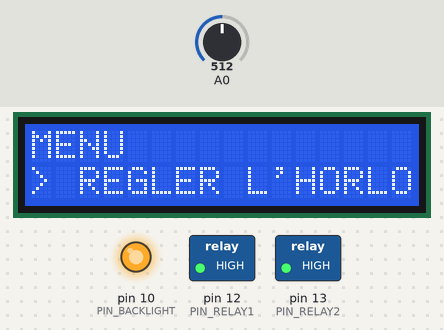
Simulated run of this sketch. Board: Arduino Uno, built with avr-gcc and run on an emulated ATmega328P. Parts: 16×2 character LCD, switched loads named in the sketch (green lamp = pin HIGH), output pins drawn as LEDs (lit = HIGH). The inputs (shaded band) are chosen by the test bench; at power-on: A0 = 512. The local clock reads 2024-03-15 10:24:30 at power-on unless the sketch sets it; what the sketch prints to the serial monitor is not drawn.

Above: at 1.2 s.
1.3 s: A0 set to 458
4.3 s: A0 set to 438
At 5.3 s:
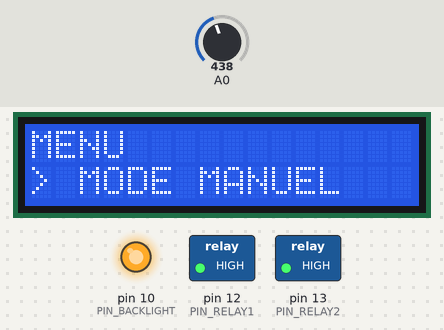
6.9 s: A0 set to 262
8.4 s: A0 set to 239
At 8.62 s:
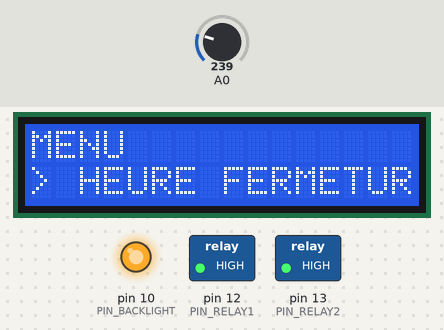
11.0 s: A0 set to 260
At 11.17 s:
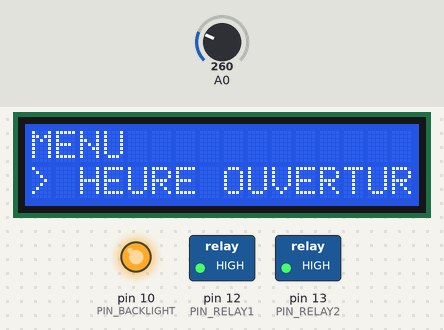
Timing chart, 0 to 14.0 s (numbered marks = the images above; inputs shaded):
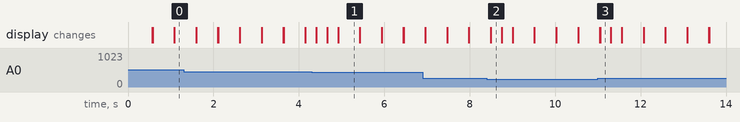

The sketch:

PoultryDoor.ino
```cpp
#include <RTClib.h>
#include <Wire.h>
#include <LiquidCrystal.h>
#include <LCDKeypad.h>


#define PIN_BACKLIGHT 10

#define PIN_RELAY1 12
#define PIN_RELAY2 13

#define btnRIGHT  0
#define btnUP     1
#define btnDOWN   2
#define btnLEFT   3
#define btnSELECT 4
#define btnNONE   5


#define STATE_IDLE 0
#define STATE_HOME 1
#define STATE_MENU 2
#define STATE_MANUAL 3
#define STATE_CLOSE_TIME 4
#define STATE_OPEN_TIME 5
#define STATE_OPENING 11
#define STATE_CLOSING 12


#define IDLE_TIMEOUT 30000

int idle_timeout = IDLE_TIMEOUT;

int lcd_key     = 0;
int adc_key_in  = 0;


LCDKeypad lcd;
RTC_DS1307 rtc;
int buttonState = 0;
boolean open = true;
int currentState = STATE_HOME;
int currentMenuItem = 0;

void display_date() {

    lcd.setCursor(5,0);
    DateTime now = rtc.now();

    if ( now.day() < 10 ) {
      lcd.print("0");
    }
    lcd.print(now.day(), DEC);
    lcd.print('/');
    if ( now.month() < 10 ) {
      lcd.print("0");
    }
    lcd.print(now.month(), DEC);
    lcd.print(' ');
    if ( now.hour() < 10 ) {
      lcd.print("0");
    }
    lcd.print(now.hour(), DEC);
    lcd.print(':');
    if ( now.minute() < 10 ) {
      lcd.print("0");
    }
    lcd.print(now.minute(), DEC);
}


int read_LCD_buttons(){               // read the buttons
    adc_key_in = analogRead(0);       // read the value from the sensor

    // my buttons when read are centered at these valies: 0, 144, 329, 504, 741
    // we add approx 50 to those values and check to see if we are close
    // We make this the 1st option for speed reasons since it will be the most likely result

    if (adc_key_in > 1000) return btnNONE;

    // For V1.1 us this threshold
    if (adc_key_in < 50)   return btnRIGHT;
    if (adc_key_in < 250)  return btnUP;
    if (adc_key_in < 450)  return btnDOWN;
    if (adc_key_in < 650)  return btnLEFT;
    if (adc_key_in < 850)  return btnSELECT;

   // For V1.0 comment the other threshold and use the one below:
   /*
     if (adc_key_in < 50)   return btnRIGHT;
     if (adc_key_in < 195)  return btnUP;
     if (adc_key_in < 380)  return btnDOWN;
     if (adc_key_in < 555)  return btnLEFT;
     if (adc_key_in < 790)  return btnSELECT;
   */

    return btnNONE;                // when all others fail, return this.
}

void setup () {

  lcd.begin(16, 2);
  lcd.clear();

  pinMode(PIN_BACKLIGHT, OUTPUT);
  pinMode(PIN_RELAY1, OUTPUT);
  pinMode(PIN_RELAY2, OUTPUT);

  digitalWrite(PIN_RELAY1,HIGH);
  digitalWrite(PIN_RELAY2,HIGH);
  digitalWrite(PIN_BACKLIGHT,HIGH);

  Serial.begin(9600);
  Wire.begin();
  rtc.begin();
  if (! rtc.isrunning()) {
    Serial.println("RTC is NOT running!");
    // following line sets the RTC to the date & time this sketch was compiled
    rtc.adjust(DateTime(__DATE__, __TIME__));
  }

}

void idle_state() {

  digitalWrite(PIN_BACKLIGHT,LOW);
  delay(1000);
  lcd_key = read_LCD_buttons();
  if ( lcd_key != btnNONE ) {
    idle_timeout = IDLE_TIMEOUT;
    currentState = STATE_HOME;
    lcd.clear();
  }

}


void home_state() {

  digitalWrite(PIN_BACKLIGHT,HIGH);
  display_date();
 // lcd.setCursor(0,1);
 // lcd.print(idle_timeout/1000, DEC);
  delay(500);
  lcd_key = read_LCD_buttons();
  if ( lcd_key != btnNONE ) {
    idle_timeout = IDLE_TIMEOUT;
    currentState = STATE_MENU;
    currentMenuItem = 0;
    lcd.clear();
  } else {
    idle_timeout -= 500;
    if ( idle_timeout <= 0 ) {
      currentState = STATE_IDLE;
      lcd.clear();
    }
  }

}

void display_menu() {

    lcd.setCursor(0,0);
    lcd.print("MENU");
    lcd.setCursor(0,1);

    switch ( currentMenuItem )  {

     case 0 :
        lcd.print("> REGLER L'HORLOGE");
        break;

     case 1 :
        lcd.print("> HEURE OUVERTURE");
        break;

     case 2 :
        lcd.print("> HEURE FERMETURE");
        break;

     case 3 :
        lcd.print("> MODE MANUEL");
        break;
    }


}

void menu_state() {

  digitalWrite(PIN_BACKLIGHT,HIGH);
  display_menu();

  delay(250);
  lcd_key = read_LCD_buttons();


  if ( lcd_key != btnNONE ) {

Serial.print("menu item ");
Serial.println(currentMenuItem);

Serial.print("key ");
Serial.println(lcd_key);


    idle_timeout = IDLE_TIMEOUT;
    currentState = STATE_MENU;

     if ( lcd_key == btnUP ) {
        if ( currentMenuItem > 0 ) { currentMenuItem--; }
     } else if ( lcd_key == btnDOWN ) {
        if ( currentMenuItem < 3 ) { currentMenuItem++; }
     } else if ( lcd_key == btnSELECT ) {

     }
     lcd.clear();

  } else {
    idle_timeout -= 250;
    if ( idle_timeout <= 0 ) {
      idle_timeout = IDLE_TIMEOUT;
      currentState = STATE_HOME;
      lcd.clear();
    }
  }

}


void loop () {

  switch ( currentState ) {

  case STATE_IDLE :
    idle_state();
    break;

  case STATE_HOME :
    home_state();
    break;

  case STATE_MENU :
    menu_state();
    break;

  default:
    break;
  }


}
```

Measured:
- the behaviour switches between 450 and 449 on A0 (found by bisection; images 0 and 1)
- the behaviour switches between 250 and 249 on A0 (found by bisection; images 1 and 2)
- after the input at 4.3 s, the display: first changes after 0.11 s (image 1 shows a later state)
- after the input at 8.4 s, the display: first differs from a run without the input after 0.09 s (image 2)
- after the input at 11.0 s, the display: first differs from a run without the input after 0.05 s (image 3)
- what the display in image 1 shows lasts 0.5 s, from 4.9 s to 5.4 s
